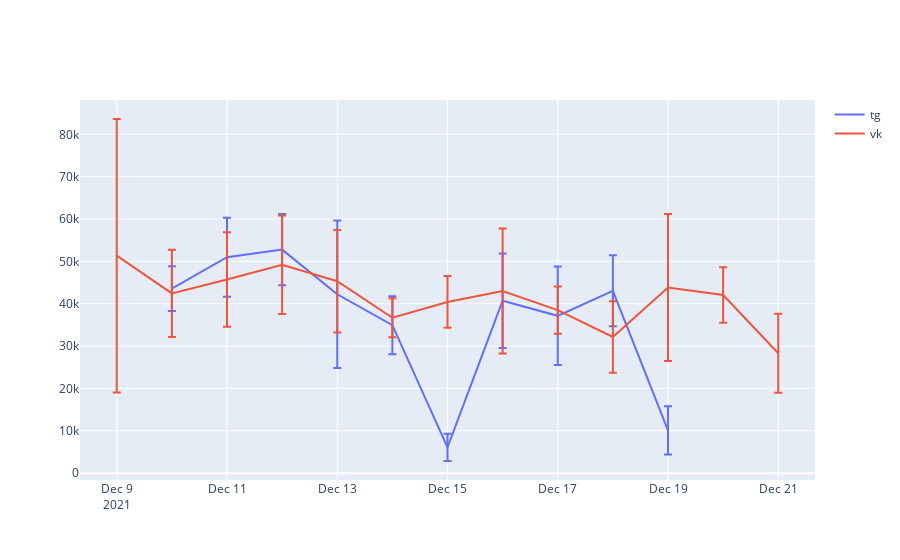

Source (notebook cell):
### Code cell
field = 'views'
fig = go.Figure()
for social_network, sn_stat in per_domain_stat.groupby('social_network'):
    fig.add_scatter(
        x=sn_stat['date'],
        y=sn_stat[f'mean_{field}'],
        mode='lines',
        name=social_network,
        error_y=dict(
            type='data', # value of error bar given in data coordinates
            array=sn_stat[f'std_{field}'].values,
            visible=True)
    )
fig.show()

### Figure 1 — Plotly figure (JSON) as saved in the notebook; plotly's stock layout.template omitted (floating-point values rounded to 4 significant figures)
{"data": [{"error_y": {"array": [5285.0, 9332.0, 8428.0, 17390.0, 6846.0, 3231.0, 11150.0, 11630.0, 8363.0, 5689.0], "type": "data", "visible": true}, "mode": "lines", "name": "tg", "type": "scatter", "x": ["2021-12-10", "2021-12-11", "2021-12-12", "2021-12-13", "2021-12-14", "2021-12-15", "2021-12-16", "2021-12-17", "2021-12-18", "2021-12-19"], "y": [43590.0, 50990.0, 52780.0, 42240.0, 34950.0, 6100, 40700.0, 37150.0, 43060.0, 10090.0]}, {"error_y": {"array": [32280.0, 10300.0, 11160.0, 11630.0, 12090.0, 4601.0, 6100.0, 14760.0, 5575.0, 8454.0, 17370.0, 6551.0, 9347.0], "type": "data", "visible": true}, "mode": "lines", "name": "vk", "type": "scatter", "x": ["2021-12-09", "2021-12-10", "2021-12-11", "2021-12-12", "2021-12-13", "2021-12-14", "2021-12-15", "2021-12-16", "2021-12-17", "2021-12-18", "2021-12-19", "2021-12-20", "2021-12-21"], "y": [51340.0, 42440.0, 45720.0, 49180.0, 45303, 36700.0, 40430.0, 43000.0, 38490.0, 32150.0, 43850.0, 42060.0, 28310.0]}], "layout": {}}
